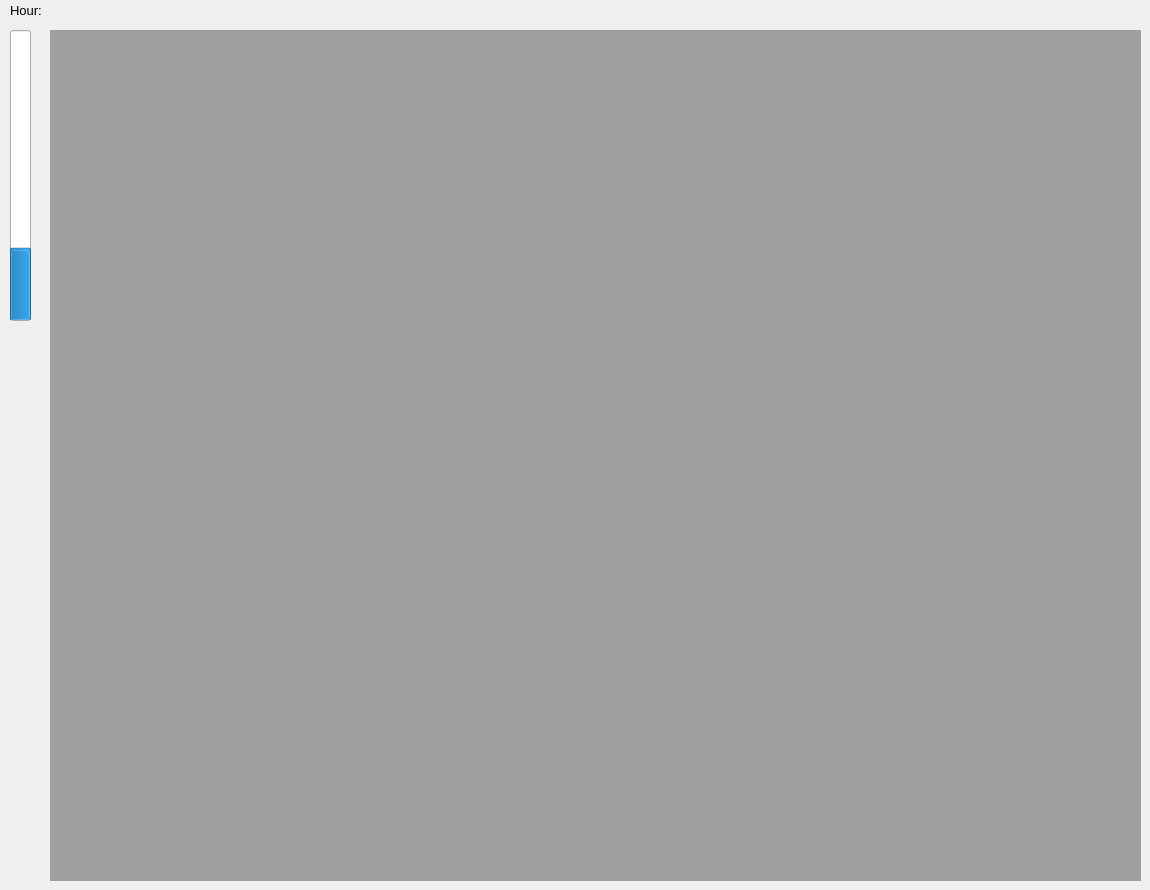
      <widget class="QWidget" name="page_3D">
       <widget class="QMdiArea" name="mdiArea_VTK">
        <property name="geometry">
         <rect>
          <x>50</x>
          <y>30</y>
          <width>1091</width>
          <height>851</height>
         </rect>
        </property>
       </widget>
       <widget class="QProgressBar" name="progressBar">
        <property name="geometry">
         <rect>
          <x>10</x>
          <y>30</y>
          <width>21</width>
          <height>291</height>
         </rect>
        </property>
        <property name="sizePolicy">
         <sizepolicy hsizetype="Fixed" vsizetype="Fixed">
          <horstretch>0</horstretch>
          <verstretch>0</verstretch>
         </sizepolicy>
        </property>
        <property name="value">
         <number>24</number>
        </property>
        <property name="orientation">
         <enum>Qt::Vertical</enum>
        </property>
       </widget>
       <widget class="QLabel" name="label_hour">
        <property name="geometry">
         <rect>
          <x>10</x>
          <y>0</y>
          <width>31</width>
          <height>21</height>
         </rect>
        </property>
        <property name="font">
         <font>
          <pointsize>10</pointsize>
         </font>
        </property>
        <property name="text">
         <string>Hour:</string>
        </property>
       </widget>
       <widget class="QLabel" name="hour_display">
        <property name="geometry">
         <rect>
          <x>50</x>
          <y>0</y>
          <width>51</width>
          <height>21</height>
         </rect>
        </property>
        <property name="font">
         <font>
          <pointsize>10</pointsize>
          <weight>50</weight>
          <bold>false</bold>
         </font>
        </property>
        <property name="text">
         <string/>
        </property>
       </widget>
      </widget>
